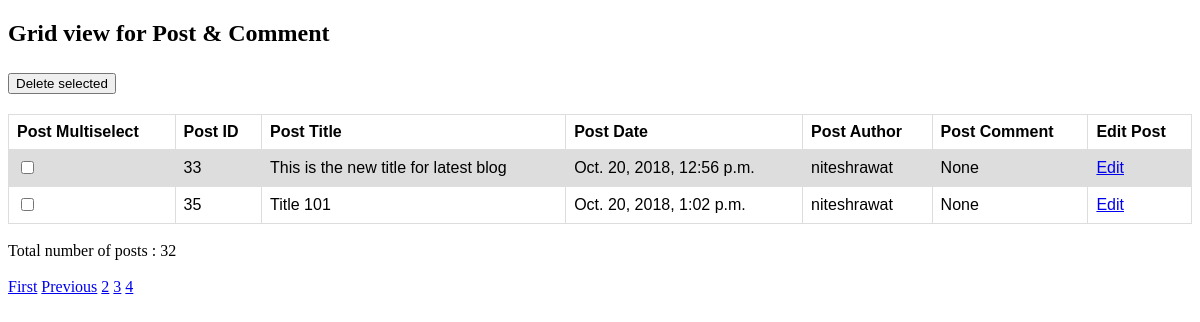
/grid/?page=4, run on an earlier commit of the app's database.
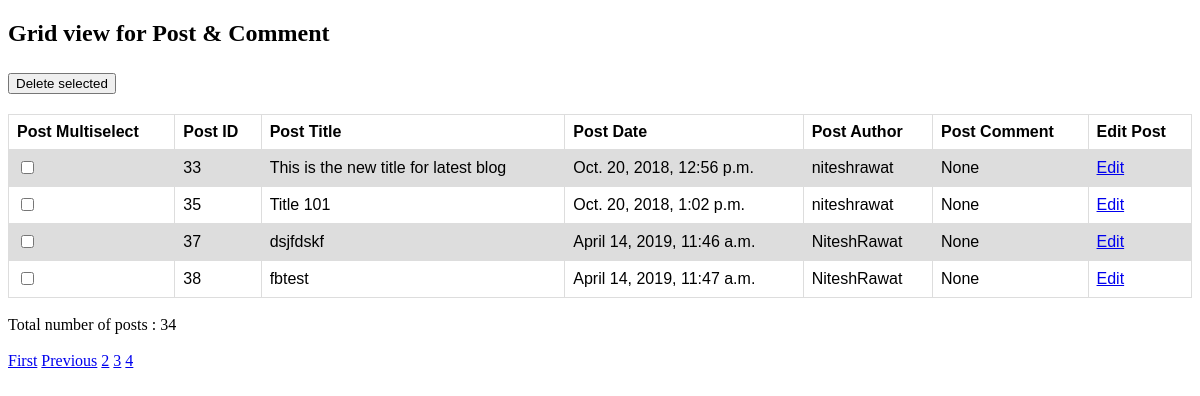
And on a later commit of the database.
### blog/models.py (models this page shows, shortened)
class Post(models.Model):
    title = models.CharField(max_length=100)
    content = models.TextField()
    date_posted = models.DateTimeField(default=timezone.now)
    author = models.ForeignKey(User, related_name='posts', on_delete=models.CASCADE)
    class Meta:
        verbose_name = _('Post')
        verbose_name_plural = _('Posts')

### blog/views.py (the view, shortened to what this page needs)
# urls.py: path('grid/', GridListView.as_view(), name='grid'),
class GridListView(ListView):
    template_name = 'blog/grid.html'
    paginate_by = 10
    def get_queryset(self):
        return Post.objects.all()
    def get_context_data(self, *, object_list=None, **kwargs):
        context = super(GridListView, self).get_context_data(**kwargs)
        total_count = Post.objects.all().count()
        context['total_count'] = total_count
        context['comment_list'] = Comment.objects.all()
        return context

### blog/templates/blog/grid.html (shortened to what this page needs)
<!DOCTYPE html>
{% load bootstrap_pagination %}
<html lang="en">
<head>
</head>
<body>
<h2> Grid view for Post & Comment </h2>
<table>
    <tr>
        <th>Post Multiselect</th>
        <th>Post ID</th>
        <th>Post Title</th>
        <th>Post Date</th>
        <th>Post Author</th>
        <th>Post Comment</th>
        <th>Edit Post</th>
    </tr>
    <form method="POST">
    {% block content %}
    {% for obj in object_list %}
    <tr>
        <td><input type="checkbox" name="checks" value="{{ obj.id }}"></td>
        <td>{{ obj.id }}</td>
        <td>{{ obj.title }}</td>
        <td>{{ obj.date_posted }}</td>
        <td>{{ obj.author }}</td>
        <td>
            {% if obj.comments.count > 1 %}
                {% for comment in obj.comments.all %}
                {{ comment.text }}
                <br>
                {% endfor %}
            {% else %}
                None
            {% endif %}
        </td>
        <td><a href="#">Edit</a></td>
    </tr>
    {% endfor %}
    {% endblock %}
        <h2><input type="submit" name="delete" value="Delete selected" /></h2>
    </form>
</table>
<br>
Total number of posts : {{ total_count }}
<br>
<br>
{% if is_paginated %}
      {% if page_obj.has_previous %}
        <a class ="btn btn-outline-info mb-4" href="?page=1">First</a>
        <a class ="btn btn-outline-info mb-4" href="?page={{ page_obj.previous_page_number }}">Previous</a>
      {% endif %}
      {% for num in page_obj.paginator.page_range %}
        {% if page_obj.number == num %}
          <a class ="btn btn-info mb-4" href="?page={{ num }}">{{ num }}</a>
          {% elif num > page_obj.number|add:'-3' and num < page_obj.number|add:'3' %}
          <a class ="btn btn-outline-info mb-4" href="?page={{ num }}">{{ num }}</a>
        {% endif %}
      {% endfor %}
{% endif %}
</body>
</html>

What changed in the data, as far as the page shows it:
added Post: id "37", title "dsjfdskf", date_posted "April 14, 2019, 11:46 a.m.", author "NiteshRawat", shows "None"
added Post: id "38", title "fbtest", date_posted "April 14, 2019, 11:47 a.m.", author "NiteshRawat", shows "None"
Also different on the page:
{{ total_count }}: "32" → "34"
